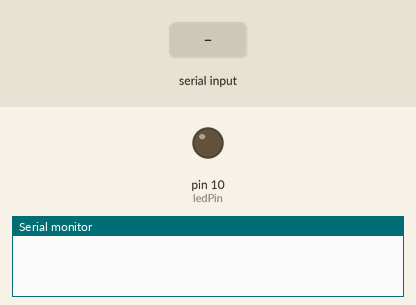
A sketch run on a simulated Arduino Uno, built with avr-gcc and run on an emulated ATmega328P. Parts: output pins drawn as LEDs (lit = HIGH), the last lines printed to the serial monitor. The inputs (shaded band) are chosen by the test bench.

Above: at 1.2 s.
1.3 s: "90,45\n" received over Serial
At 2.6 s:
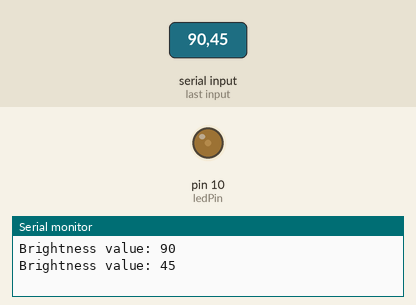
2.9 s: "30,150\n" received over Serial
At 3.9 s:
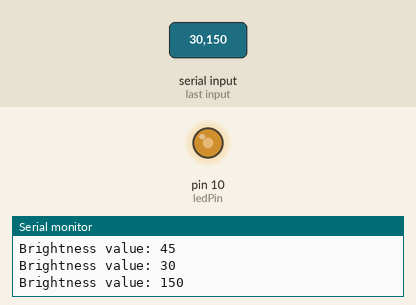
4.5 s: "200\n" received over Serial
At 5.0 s:
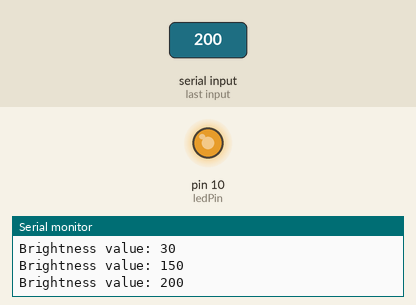
6.0 s: "90\n" received over Serial
At 7.3 s:
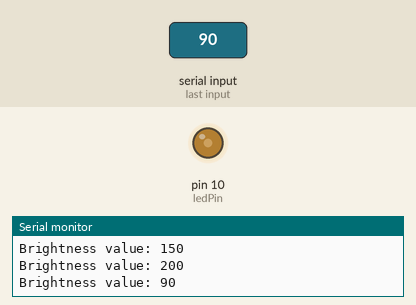
Timing chart, 0 to 8.5 s (numbered marks = the images above; inputs shaded):
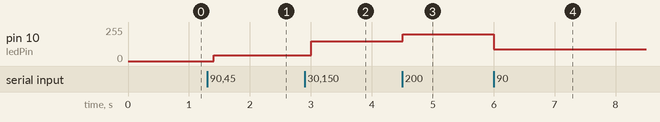

The sketch:

LEDslider.ino
```cpp
/*
  Project: LED Slider
  Function: We are going to control the brightness of red LED attached to the digital pin 10 of Arduino Uno via Bluetooth
            through the Android App (made with MIT APP inventor 2)
  Credits: ACOPTEX.COM http://acoptex.com
*/
const int ledPin = 10;        // red LED attached to Arduino pin 10
int valueLed = 0;             // define value for the LED brightness
boolean debug = true;
void setup() {
  Serial.begin(9600);         // initialize serial communication at 9600 bps
  pinMode(ledPin, OUTPUT);    // set the LED digital pin as an Output.

}

void loop() {

  if (Serial.available() > 0) {           // confirm if bluetooth are available
    while (Serial.available())            // while it is, parse integer numbers.
    {
      valueLed = Serial.parseInt();
      if (debug) {                        // debug it into Arduino IDE Serial Monitor
        Serial.print("Brightness value: ");      // disable it if you will: set boolean debug to false
        Serial.println(valueLed);
      }
      if (Serial.read() == '\n') {analogWrite(ledPin, valueLed);} //Finally send it to Bluetooth port
    }
    delay(100);                         // wait for 100ms
  }
}
```

Measured:
- after the input at 1.3 s, pin 10 (ledPin): 0/255 → 45/255 after 0.10 s
- after the input at 2.9 s, pin 10 (ledPin): 45/255 → 150/255 after 0.10 s
- after the input at 4.5 s, pin 10 (ledPin): 150/255 → 200/255 at once
- after the input at 6.0 s, pin 10 (ledPin): 200/255 → 90/255 at once
